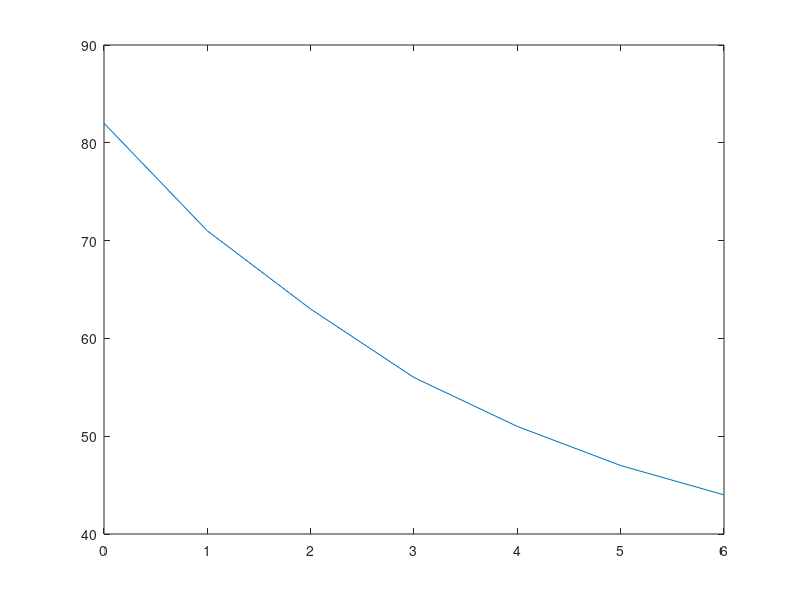

The MATLAB source for this figure:
time = [0 1 2 3 4 5 6];
%disp(time)
temperature = [82 71 63 56 51 47 44];
%disp(temperature)
plot(time,temperature)
